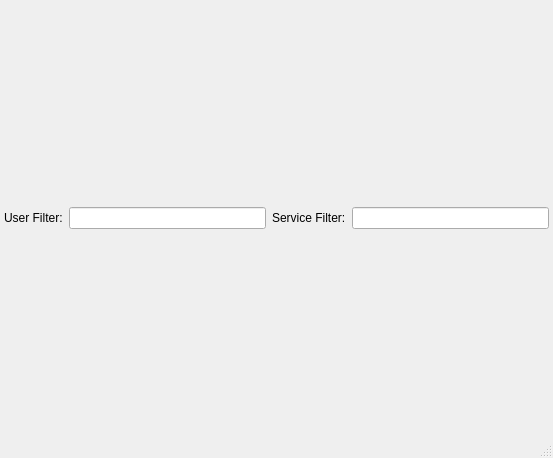
<?xml version="1.0" encoding="UTF-8"?>
<ui version="4.0">
 <class>UserServiceMatrixWindowUi</class>
 <widget class="QMainWindow" name="UserServiceMatrixWindowUi">
  <property name="geometry">
   <rect>
    <x>0</x>
    <y>0</y>
    <width>553</width>
    <height>458</height>
   </rect>
  </property>
  <property name="windowTitle">
   <string>MainWindow</string>
  </property>
  <widget class="QWidget" name="mCentralWidget">
   <layout class="QVBoxLayout">
    <property name="spacing">
     <number>6</number>
    </property>
    <property name="margin">
     <number>4</number>
    </property>
    <item>
     <layout class="QHBoxLayout">
      <property name="spacing">
       <number>6</number>
      </property>
      <property name="margin">
       <number>0</number>
      </property>
      <item>
       <widget class="QLabel" name="label">
        <property name="text">
         <string>User Filter:</string>
        </property>
       </widget>
      </item>
      <item>
       <widget class="QLineEdit" name="mUserFilterEdit"/>
      </item>
      <item>
       <widget class="QLabel" name="label_2">
        <property name="text">
         <string>Service Filter:</string>
        </property>
       </widget>
      </item>
      <item>
       <widget class="QLineEdit" name="mServiceFilterEdit"/>
      </item>
     </layout>
    </item>
   </layout>
  </widget>
  <widget class="QMenuBar" name="menubar">
   <property name="geometry">
    <rect>
     <x>0</x>
     <y>0</y>
     <width>553</width>
     <height>26</height>
    </rect>
   </property>
  </widget>
  <widget class="QStatusBar" name="statusbar"/>
 </widget>
 <resources/>
 <connections/>
</ui>
